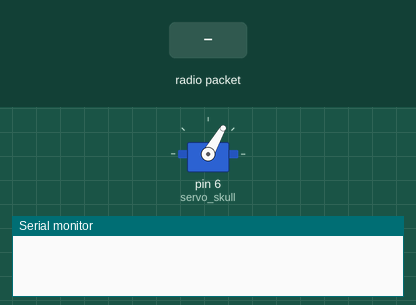
This sketch was run on a simulated Arduino Uno, built with avr-gcc and run on an emulated ATmega328P. Parts: servo, the last lines printed to the serial monitor. The inputs (shaded band) are chosen by the test bench. Random numbers use the default seed unless the sketch sets one; no radio packets arrive unless stated.

Above: at 1.2 s.
1.3 s: radio packet "HIGH" arrives
At 2.2 s:
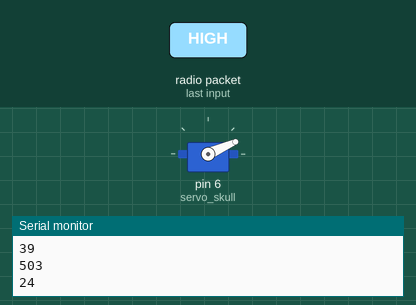
At 4.2 s:
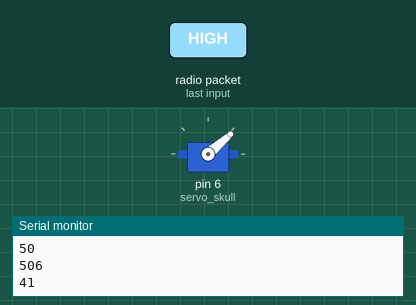
4.3 s: radio packet "1" arrives
Timing chart, 0 to 7.3 s (numbered marks = the images above; inputs shaded):
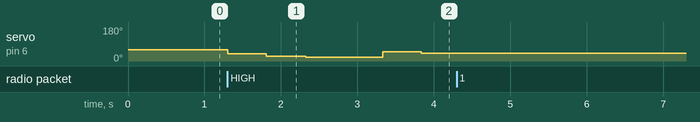

Measured:
- after the input at 1.3 s, servo on pin 6 (servo_skull): 60° → 39° at once, → 24° 0.50 s later, → 19° 0.51 s later, → 20° 0.50 s later, … (6 changes in this stretch)

The sketch:

halloweentocht_2021_skull.ino
```cpp
#include <SPI.h>
#include <nRF24L01.h>
#include <RF24.h>
#include <Servo.h>

RF24 radio(9, 10); // CE, CSN
const byte address[6] = "00001";
boolean button_state = 0;
int led_pin = 3;

Servo servo_skull;

bool status = false;
unsigned long time;

void setup() {
Serial.begin(9600);
radio.begin();
radio.openReadingPipe(0, address);   //Setting the address at which we will receive the data
radio.setPALevel(RF24_PA_MIN);       //You can set this as minimum or maximum depending on the distance between the transmitter and receiver.
radio.startListening();              //This sets the module as receiver

servo_skull.attach(6);
servo_skull.write(60); //open positie

time= millis();

}
void loop()
{
  if (radio.available())              //Looking for the data.
  {
    char text[32] = "";                 //Saving the incoming data
    radio.read(&text, sizeof(text));    //Reading the data
    radio.read(&button_state, sizeof(button_state));    //Reading the data
    Serial.println(text);
    status = String(text) == "HIGH";
    delay(5);
  }
  if (status && Time()>random(500, 750))
  {
    Serial.println(Time());
    beweeg();
    time=millis();
  }
}

void beweeg(){
  byte val = random(5, 60);
  Serial.println(val);
  servo_skull.write(val);
}

unsigned long Time(){
  return millis()-time;
}
```
